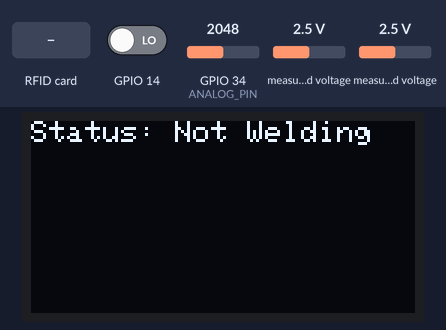
Recording of a sketch running on a simulated ESP32. Parts: 128×64 one-colour display. The inputs (shaded band) are chosen by the test bench; at power-on: measured voltage 2.5 V, GPIO 14 LOW, GPIO 34 (ANALOG_PIN) = 2048. WiFi joins after 1.5 s; servers stay silent unless stated; uploads are accepted with an empty reply; what the sketch prints to the serial monitor is not drawn.

Above: at 4.4 s.
4.5 s: measured voltage (sensor 200) set to 1.2 V
6.1 s: measured voltage (sensor 200) set to 0.9 V
At 7.3 s:
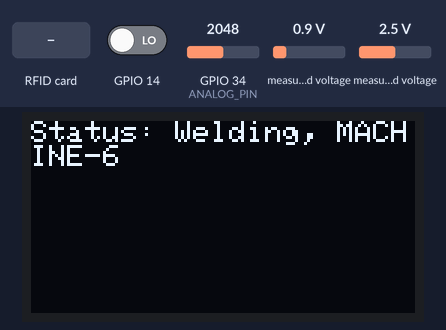
7.9 s: GPIO 14 driven HIGH
At 9.2 s:
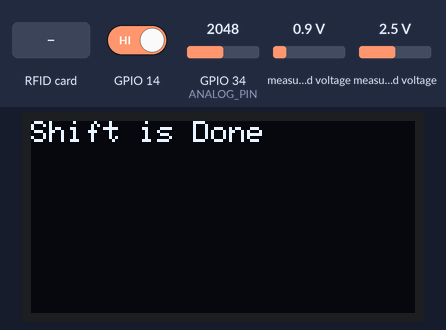
9.5 s: RFID card 19 40 30 54 held to the reader
At 10.47 s:
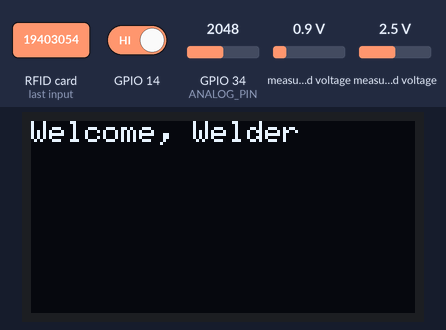
12.0 s: GPIO 14 driven LOW
At 12.9 s:
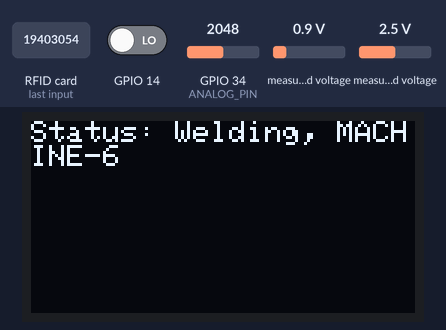
13.8 s: measured voltage (sensor 201) set to 0.9 V
At 14.8 s:
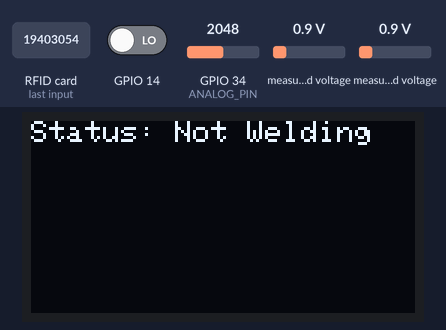
Timing chart, 0 to 16.8 s (numbered marks = the images above; inputs shaded):
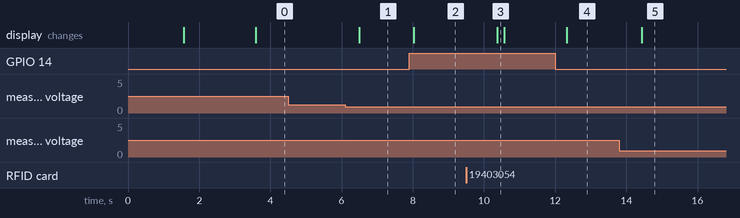

Measured:
- the behaviour switches between 1.1 and 1 V on measured voltage (sensor 200) (found by bisection; images 0 and 1)
- after the input at 4.5 s, every drawn part: stays the same
- after the input at 6.1 s, the display: changes after 0.40 s (image 1)
- after the input at 7.9 s, the display: changes after 0.12 s (image 2)
- after the input at 9.5 s, the display: changes after 0.88 s (image 3)
- after the input at 12.0 s, the display: changes after 0.33 s (image 4)
- after the input at 13.8 s, the display: changes after 0.64 s (image 5)

The sketch:

ESP32_AnonymousOrKnown_Current_And_Voltage_Average_HTTP.ino
```cpp
#include <Wire.h>
#include <Adafruit_ADS1X15.h>
#include <Adafruit_SSD1306.h>
#include <SPI.h>
#include <MFRC522.h>
//---- Website ----
#include <HTTPClient.h>
#include <WiFi.h>
#include <WiFiMulti.h>

HTTPClient http;
String Link, LinkTiming, Mode, Status, payload;
int httpCode;

WiFiMulti wifiMulti;

bool arcTimeoutHandled = false;

#define RST_PIN         22          // Configurable, see typical pin layout above
#define SS_PIN          21         // Configurable, see typical pin layout above
#define SCREEN_WIDTH 128
#define SCREEN_HEIGHT 64
#define I2C_SDA 16 // ganti sesukamu
#define I2C_SCL 17 // ganti sesukamu
#define OLED_ADDR 0x3C
Adafruit_SSD1306 display(128, 64, &Wire, -1);

MFRC522 rfid(SS_PIN, RST_PIN);   // Create MFRC522 instance

#define ADC_ADDRESS     (0x48)      // ADC I2C Address
Adafruit_ADS1115 ads;

bool arcDetected = false;
bool uidRead = false;
String uid = "MACHINE-6";
String weldID;
String currentTime;
unsigned long arcInitiatedTime = 0;
bool arcInitiated = false;

float sumCurrentDC = 0;
int counterCurrentDC = 0;
bool initializationDone = false;

float averageCurrentDC = 0.0;  // Variable to store the average currentDC during arc-on period

const char *ssid1 = "Orbit 1";
const char *password1 = "2468g0a7";
const char *host1 = "sparcmonitoring.com";

const char *ssid2 = "MetronARC Technology";
const char *password2 = "2468g0a7A7B7*";
const char *host2 = "sparcmonitoring.com";

const char *ssid3 = "ico";
const char *password3 = "19403054";
const char *host3 = "sparcmonitoring.com";

const char* host = "";
String machineID = "MACHINE-6";
byte statusKoneksi;

int area = 1;

const float FACTOR = 50; //50A/1V from teh CT
const float multiplier = 0.0000394;
int16_t currentRMS, currentDC, newCurrentDC;

long millisSebelum;
byte detik, menit, jam;
String detikS, menitS, jamS, jmdS;
byte statusWaktu;
String statusT;

unsigned long previousMillis = 0;
const int period = 1;

const float ESPVCC = 3.3; // Voltage of your Arduino
const unsigned long VALUE_R1 = 99900;
const unsigned long VALUE_R2 = 3280;
const double VOLTAGE_SOURCE = 103.8;
const int ANALOG_PIN = 34;
const int INPUT_RESOLUTION = 4096;
const float AVERAGE_OF = 500;

int analogValue;
int voltageMillivolts;
float voltage;
float calibration;
float voltageAverage;

unsigned long previousCheckTimeMillis = 0;
const unsigned long checkTimeInterval = 10000; // 10 seconds in milliseconds

bool shiftDoneHandled = false;

void readVoltage() {
  analogValue = analogRead(ANALOG_PIN);
  voltageMillivolts = analogValue + 100;

  float sensedVoltage = voltageMillivolts * (ESPVCC / (float)INPUT_RESOLUTION);
  voltage = sensedVoltage / ((float)VALUE_R2 / ((float)VALUE_R1 + (float)VALUE_R2));
  calibration = (1.0447 * voltage) + 1.2885;
}

float getVoltageAverage() {
  float tempAverageVoltage = 0;
  for (int i = 0; i < AVERAGE_OF; i++) {
    readVoltage();
    tempAverageVoltage += calibration;
    voltageAverage = tempAverageVoltage / AVERAGE_OF;
  }
  return voltageAverage;
}

float getCurrent() {
  float voltage;
  float current;
  float sum = 0;
  int counter = 0;

  for (int i = 0; i < 10; i++) { //take 1000 samples
    voltage = ads.readADC_Differential_0_1() * multiplier;
    current = voltage * FACTOR;

    // Apply adjusted calibration equation
    current = 2.0 * current - 0.5;

    sum += sq(current);
    counter++;
  }

  current = sqrt(sum / counter);
  return current;
}

void checkWeldID() {
  String startReading = "Start";

  Link = "https://" + String(host) + "/checkWeldID.php?State=" + startReading + "&MachineID=" + machineID;

  while (true) {
    http.begin(Link);
    httpCode = http.GET();

    if (httpCode == 200) {
      payload = http.getString();
      Serial.println("HTTP GET response: " + String(httpCode));

      payload.trim();

      Serial.println("Payload: " + payload);

      weldID = payload;
      http.end();
      break;  // Exit the loop if the response is successful
    } else {
      Serial.println("HTTP GET failed. Retrying...");
      delay(1000);  // Wait for 5 seconds before retrying
    }
  }
}

void httpGet()
{
  http.begin(Link);
  httpCode = http.GET();
  payload = http.getString();
  Serial.println("HTTP GET response: " + String(httpCode));
  Serial.println(payload);
  http.end();
}

void kirimAwal() {
  Status = "Inactive";
  Mode = "";
  Link = "https://" + String(host) + "/kirimInfo2.php?UID=" + uid + "&Status=" + Status + "&Mode=" + Mode + "&Area=" + area +
  "&weldID=" + weldID + "&MachineID=" + machineID + "&Timing=" + jmdS;

    http.begin(Link);
    httpCode = http.GET();

      payload = http.getString();
      Serial.println("HTTP GET response: " + String(httpCode));
      Serial.println(payload);
      http.end();
}

void kirimDone() {
  Status = "Done";
  Mode = "";
  Link = "https://" + String(host) + "/kirimInfo2.php?UID=" + uid + "&Status=" + Status + "&Mode=" + Mode + "&Area=" + area
  + "&weldID=" + weldID + "&MachineID=" + machineID + "&Timing=" + jmdS;

  // Loop until a successful HTTP response is received
    http.begin(Link);
    httpCode = http.GET();

      payload = http.getString();
      Serial.println("HTTP GET response: " + String(httpCode));
      Serial.println(payload);
      http.end();
}

void sendLogin() {
  Status = "Active";
  Mode = "Login";

  Serial.println("First Tap");

  Link = "https://" + String(host) + "/kirimInfo2.php?UID=" + uid + "&Status=" + Status + "&Mode=" + Mode + "&Area="
  + area + "&weldID=" + weldID+ "&MachineID=" + machineID + "&Timing=" + jmdS;

  // Loop until a successful HTTP response is received
  while (true) {
    http.begin(Link);
    httpCode = http.GET();

    if (httpCode == 200) {
      payload = http.getString();
      Serial.println("HTTP GET response: " + String(httpCode));
      Serial.println(payload);
      http.end();
      break;  // Exit the loop if the response is successful
    } else {
      Serial.println("HTTP GET failed. Retrying...");
      delay(1000);  // Wait for 5 seconds before retrying
    }
  }
}


void sendLogout() {
  Status = "Active";
  Mode = "Logout";

  Link = "https://" + String(host) + "/kirimInfo2.php?UID=" + uid + "&Status=" + Status + "&Mode="
  + Mode + "&Area=" + area + "&weldID=" + weldID + "&MachineID=" + machineID + "&Timing=" + jmdS;

  // Loop until a successful HTTP response is received
  while (true) {
    http.begin(Link);
    httpCode = http.GET();

    if (httpCode == 200) {
      payload = http.getString();
      Serial.println("HTTP GET response: " + String(httpCode));
      Serial.println(payload);
      http.end();
      break;  // Exit the loop if the response is successful
    } else {
      Serial.println("HTTP GET failed. Retrying...");
      delay(1000);  // Wait for 1 seconds before retrying
    }
  }
}

void kirimArcOn() {
  Status = "ArcOn";
  Link = "https://" + String(host) + "/kirimWaktu2.php?Timing=" + jmdS + "&Status=" + Status + "&MachineID=" + machineID +
         "&weldID=" + weldID + "&Area=" + area + "&UID=" + uid + "&Status=" + Status + "&currentDC=" + currentDC + "&Mode=" + Mode;

  while (true) {
    http.begin(Link);
    httpCode = http.GET();

    if (httpCode == 200) {
      payload = http.getString();
      Serial.println("HTTP GET response: " + String(httpCode));
      Serial.println(payload);
      http.end();
      break;  // Exit the loop if the response is successful
    } else {
      Serial.println("HTTP GET failed. Retrying...");
      delay(1000);  // Wait for 1 second before retrying
    }
  }
}

void kirimArcOff() {
  Status = "ArcOff";

  // Include the average CurrentDC in the request
  Link = "https://" + String(host) + "/kirimWaktu2.php?Timing=" + jmdS + "&Status=" + Status + "&MachineID=" + machineID + "&Area=" + area +
         "&UID=" + uid + "&Status=" + Status + "&currentDC=" + averageCurrentDC + "&weldID=" + weldID + "&voltageAverage=" + String(voltageAverage);

  while (true) {
    http.begin(Link);
    int httpCode = http.GET();

    if (httpCode == 200) {
      payload = http.getString();
      Serial.println("HTTP GET response: " + String(httpCode));
      Serial.println(payload);
      http.end();
      break;  // Exit the loop if the response is successful
    } else {
      Serial.println("HTTP GET failed. Retrying...");
      delay(1000);  // Wait for 1 second before retrying
    }
  }
  // Reset averageCurrentDC for the next arc-on period
  averageCurrentDC = 0.0;
}

void checkTime() {
  String startReading = "checkTime";

  Link = "https://" + String(host) + "/checkTime.php?State=" + startReading;

  while (true) {
    http.begin(Link);
    httpCode = http.GET();

    if (httpCode == 200) {
      payload = http.getString();
      Serial.println("HTTP GET response: " + String(httpCode));

      payload.trim();

      Serial.println("Payload: " + payload);

      currentTime = payload;
      http.end();
      break;  // Exit the loop if the response is successful
    } else {
      Serial.println("HTTP GET failed. Retrying...");
      delay(1000);  // Wait for 5 seconds before retrying
    }
  }
}

void printMeasure(String prefix, float value, String postfix)
{
  Serial.print(prefix);
  Serial.print(value, 3);
  Serial.println(postfix);
}

void syaratTiming() {
  currentRMS = getCurrent();
  currentDC = (14.109 * currentRMS) + 6.3933;
  newCurrentDC = (1.245 * currentDC) + 3.281;

  if (currentRMS > 1) {
    if (!arcInitiated) {
      // If the arc is not initiated, set the flag and send ArcOn
      Serial.println("Arc initiated");
      getVoltageAverage();
      kirimArcOn();
      arcInitiated = true;
      arcDetected = true;
      arcInitiatedTime = millis(); // Record the time when the arc is initiated

      // Reset the flag for handling arc timeout
      arcTimeoutHandled = false;
    }

    sumCurrentDC += newCurrentDC;
    counterCurrentDC++;

  } else {
    if (arcInitiated) {
      unsigned long elapsedTime = millis() - arcInitiatedTime;
      if (elapsedTime > 1000) { // Check if 5 seconds have passed
        Serial.println("Arc stopped");
        arcInitiated = false; // Reset the arc initiated flag

        // Calculate the average currentDC
        if (counterCurrentDC > 0) {
          averageCurrentDC = sumCurrentDC / counterCurrentDC;
          Serial.print("Average CurrentDC: ");
          Serial.println(averageCurrentDC);
          kirimArcOff();
        }

        // Reset the sumCurrentDC and counterCurrentDC for the next arc-on period
        sumCurrentDC = 0;
        counterCurrentDC = 0;
      }
    }

    // Check if more than 1 hour has passed since the arc was last initiated
    if (!arcTimeoutHandled && millis() - arcInitiatedTime > 3600000) {
      Serial.println("No Arc has been detected for the last 1 hour");
      displayMessage("No Arc has been detected for the last 1 hour");
      sendLogout();
      kirimDone();
      arcTimeoutHandled = true; // Set the flag to indicate that the condition has been handled
    }
  }
}

void displayMessage(String message) {
  display.clearDisplay();
  display.setTextSize(1);
  display.setTextColor(SSD1306_WHITE);
  display.setCursor(0, 0);
  display.print(message);
  display.display();
}

void connectToWiFi() {
  // Add the SSIDs and passwords for all networks
  wifiMulti.addAP(ssid1, password1);
  wifiMulti.addAP(ssid2, password2);
  wifiMulti.addAP(ssid3, password3);

  Serial.println("Connecting to WiFi...");

  // Continuously attempt to connect to WiFi networks
  while (wifiMulti.run() != WL_CONNECTED) {
    Serial.println("Trying to connect to WiFi...");
    displayMessage("Trying to connect to WiFi...");
    delay(5000); // Wait for the connection
  }

  // Check the connection result
  if (WiFi.SSID() == ssid1) {
    host = host1;
  } else if (WiFi.SSID() == ssid2) {
    host = host2;
  } else if (WiFi.SSID() == ssid3) {
    host = host3;
  }

  Serial.println("WiFi connected");
  displayMessage("WiFi Connected");
}

void setup() {
  Serial.begin(115200);
  Wire.begin(I2C_SDA, I2C_SCL);

  pinMode(14, INPUT);

  if (!display.begin(SSD1306_SWITCHCAPVCC, OLED_ADDR)) {
    Serial.println(F("SSD1306 allocation failed"));
    for (;;)
      ;
  }
  // Connect to WiFi
  connectToWiFi();

  // Initialize RFID
  SPI.begin();
  rfid.PCD_Init();

  ads.setGain(GAIN_FOUR);      // +/- 1.024V 1bit = 0.5mV
  ads.begin();

  checkWeldID();

  kirimAwal();
  delay(1000);
  sendLogin();
}

void loop() {
  // Reset flags
  arcDetected = false;
  uidRead = false;

  unsigned long currentMillis = millis();

  // Execute checkTime() every 10 seconds
  if (currentMillis - previousCheckTimeMillis >= checkTimeInterval) {
    checkTime();
    previousCheckTimeMillis = currentMillis;
  }

  currentRMS = getCurrent();
  currentDC = (14.109 * currentRMS) + 6.3933;

  // Look for new cards
  if (rfid.PICC_IsNewCardPresent() && rfid.PICC_ReadCardSerial()) {
    // Store the UID to the variable
    uid = "";
    for (byte i = 0; i < rfid.uid.size; i++) {
      uid += String(rfid.uid.uidByte[i]);
    }

    uidRead = true;
    sendLogin();
    displayMessage("Welcome, Welder");

    // Stop if an UID was read
    rfid.PICC_HaltA();
  }

  // Check if arc is detected
  syaratTiming();

  // Act based on conditions
  if (arcDetected) {
    if (uidRead) {
      // Print UID and message for known welder
      Serial.print("Known welder ");
      Serial.print(uid);
      Serial.println(", transmitting signal");
      displayMessage("Status: Welding, Known Welder");
    } else {
      // Print message for anonymous welder
      Serial.println("Anonymous Welder, transmitting signal");
      displayMessage("Status: Welding, MACHINE-6");
    }
    // Reset flags
    arcDetected = false;
    uidRead = false;

    // Reset the flag once arc is detected
    arcTimeoutHandled = false;
  } else {
    // No arc detected, check if 1 hour has passed and the condition hasn't been handled yet
    if ((currentTime == "ShiftDone" && !shiftDoneHandled) || (digitalRead(14) == HIGH)) {
    Serial.println("Shift is Done");
    displayMessage("Shift is Done");
    sendLogout();
    kirimDone();
    shiftDoneHandled = true; // Set the flag to indicate that the condition has been handled
}
    // Check if currentRMS is greater than 1 and uidRead is false
    else if (currentRMS > 1 && !uidRead) {
      // Display the message on the OLED
      displayMessage("Status: Welding, MACHINE-6");
    }
    else if (currentRMS < 1 && !uidRead) {
      // Display the message on the OLED
      displayMessage("Status: Not Welding");
    }
  }
}
```
